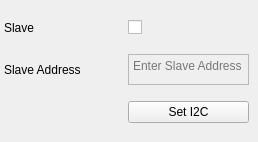
    <widget class="QWidget" name="I2C_TAB">
     <attribute name="title">
      <string>I2C</string>
     </attribute>
     <widget class="QWidget" name="layoutWidget_4">
      <property name="geometry">
       <rect>
        <x>4</x>
        <y>8</y>
        <width>245</width>
        <height>125</height>
       </rect>
      </property>
      <layout class="QGridLayout" name="gridLayout_4">
       <item row="0" column="1">
        <spacer name="horizontalSpacer_4">
         <property name="orientation">
          <enum>Qt::Horizontal</enum>
         </property>
         <property name="sizeHint" stdset="0">
          <size>
           <width>23</width>
           <height>20</height>
          </size>
         </property>
        </spacer>
       </item>
       <item row="3" column="2">
        <widget class="QPushButton" name="Set_I2C">
         <property name="enabled">
          <bool>true</bool>
         </property>
         <property name="text">
          <string>Set I2C</string>
         </property>
        </widget>
       </item>
       <item row="1" column="2">
        <widget class="QPlainTextEdit" name="SlaveAddress">
         <property name="enabled">
          <bool>false</bool>
         </property>
         <property name="maximumSize">
          <size>
           <width>121</width>
           <height>31</height>
          </size>
         </property>
         <property name="placeholderText">
          <string>Enter Slave Address</string>
         </property>
        </widget>
       </item>
       <item row="0" column="0">
        <widget class="QLabel" name="label_19">
         <property name="text">
          <string>Slave</string>
         </property>
        </widget>
       </item>
       <item row="0" column="2">
        <widget class="QCheckBox" name="Enable_I2C_Slave_checkBox"/>
       </item>
       <item row="1" column="0">
        <widget class="QLabel" name="label_20">
         <property name="text">
          <string>Slave Address</string>
         </property>
        </widget>
       </item>
      </layout>
     </widget>
    </widget>
